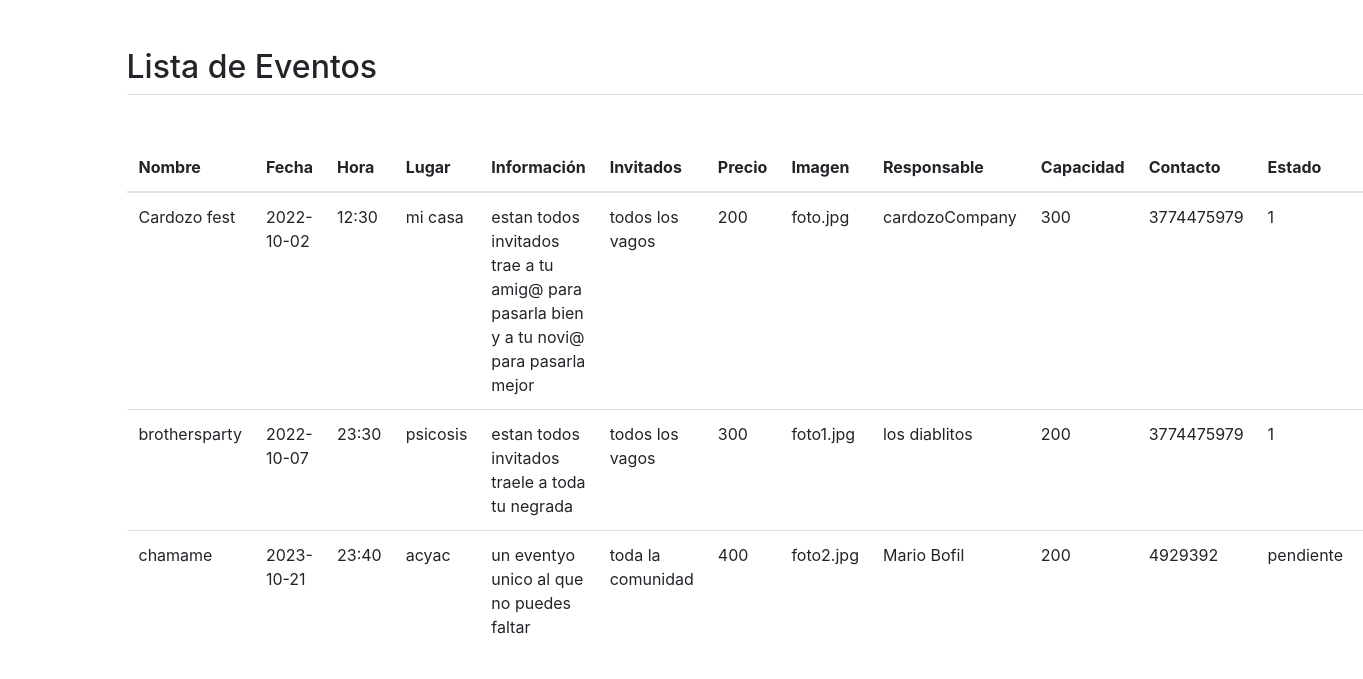
/grupo_acyac/traerEvento.php, run on the app's committed database.
### tables this page shows
CREATE TABLE `eventos` (
  `id` int(11) NOT NULL,
  `nombre` varchar(50) NOT NULL,
  `fecha` date NOT NULL,
  `hora` varchar(11) NOT NULL,
  `lugar` varchar(50) NOT NULL,
  `info` varchar(250) NOT NULL,
  `invitados` varchar(50) NOT NULL,
  `precio` varchar(100) NOT NULL,
  `imagen` varchar(100) NOT NULL,
  `responsable` varchar(100) NOT NULL,
  `capacidad` varchar(100) NOT NULL,
  `contacto` varchar(100) NOT NULL,
  `estado` varchar(100) NOT NULL,
  `tipoEvento` varchar(100) NOT NULL
);

### grupo_acyac/traerEvento.php (the view, shortened to what this page needs)
<!DOCTYPE html>
<html lang="es">
<head>
    <link rel="stylesheet" href="https://maxcdn.bootstrapcdn.com/bootstrap/4.5.2/css/bootstrap.min.css">
</head>
<body>
    <div class="container mt-5">
        <h2>Lista de Eventos</h2>
        <?php
         include('db.php');
        $sql = "SELECT * FROM eventos";
        $result = $conn->query($sql);
        if ($result->num_rows > 0) {
            echo '<table class="table">';
            echo '<thead>';
            echo '<tr>';
            echo '<th>Nombre</th>';
            echo '<th>Fecha</th>';
            echo '<th>Hora</th>';
            echo '<th>Lugar</th>';
            echo '<th>Información</th>';
            echo '<th>Invitados</th>';
            echo '<th>Precio</th>';
            echo '<th>Imagen</th>';
            echo '<th>Responsable</th>';
            echo '<th>Capacidad</th>';
            echo '<th>Contacto</th>';
            echo '<th>Estado</th>';
            echo '<th>Tipo de Evento</th>';
            echo '</tr>';
            echo '</thead>';
            echo '<tbody>';
            while ($row = $result->fetch_assoc()) {
                echo '<tr>';
                echo '<td>' . $row['nombre'] . '</td>';
                echo '<td>' . $row['fecha'] . '</td>';
                echo '<td>' . $row['hora'] . '</td>';
                echo '<td>' . $row['lugar'] . '</td>';
                echo '<td>' . $row['info'] . '</td>';
                echo '<td>' . $row['invitados'] . '</td>';
                echo '<td>' . $row['precio'] . '</td>';
                echo '<td>' . $row['imagen'] . '</td>';
                echo '<td>' . $row['responsable'] . '</td>';
                echo '<td>' . $row['capacidad'] . '</td>';
                echo '<td>' . $row['contacto'] . '</td>';
                echo '<td>' . $row['estado'] . '</td>';
                echo '<td>' . $row['tipoEvento'] . '</td>';
                echo '</tr>';
            }
            echo '</tbody>';
            echo '</table>';
        } else {
            echo "No se encontraron eventos.";
        }
        ?>
    </div>
</body>
</html>

### data on the page
eventos: nombre "Cardozo fest", fecha "2022-10-02", hora "12:30", lugar "mi casa", info "estan todos invitados trae a tu amig@ para pasarla bien y a tu novi@ para pasarla mejor", invitados "todos los vagos", precio "200", imagen "foto.jpg", responsable "cardozoCompany", capacidad "300", contacto "3774475979", estado "1"
eventos: nombre "brothersparty", fecha "2022-10-07", hora "23:30", lugar "psicosis", info "estan todos invitados traele a toda tu negrada", invitados "todos los vagos", precio "300", imagen "foto1.jpg", responsable "los diablitos", capacidad "200", contacto "3774475979", estado "1"
eventos: nombre "chamame", fecha "2023-10-21", hora "23:40", lugar "acyac", info "un eventyo unico al que no puedes faltar", invitados "toda la comunidad", precio "400", imagen "foto2.jpg", responsable "Mario Bofil", capacidad "200", contacto "4929392", estado "pendiente"
